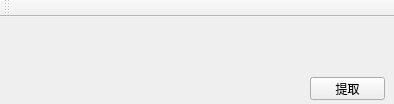
<?xml version="1.0" encoding="UTF-8"?>
<ui version="4.0">
 <class>ExtractToolWindow</class>
 <widget class="QMainWindow" name="ExtractToolWindow">
  <property name="geometry">
   <rect>
    <x>0</x>
    <y>0</y>
    <width>394</width>
    <height>104</height>
   </rect>
  </property>
  <property name="windowTitle">
   <string>ExtractToolWindow</string>
  </property>
  <widget class="QWidget" name="centralWidget">
   <widget class="QPushButton" name="ExtractButton">
    <property name="geometry">
     <rect>
      <x>310</x>
      <y>60</y>
      <width>75</width>
      <height>23</height>
     </rect>
    </property>
    <property name="text">
     <string>提取</string>
    </property>
   </widget>
  </widget>
  <widget class="QToolBar" name="mainToolBar">
   <attribute name="toolBarArea">
    <enum>TopToolBarArea</enum>
   </attribute>
   <attribute name="toolBarBreak">
    <bool>false</bool>
   </attribute>
  </widget>
 </widget>
 <layoutdefault spacing="6" margin="11"/>
 <resources/>
 <connections/>
</ui>
